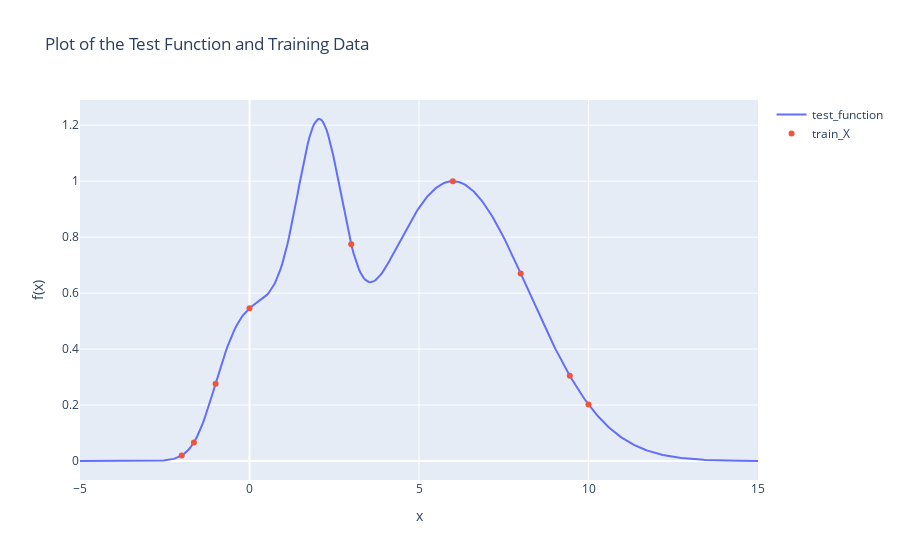

Source (notebook cell):
### Code cell
# Generate x values and y values for the test function plot
x = np.linspace(-5, 15, 400)
y = np.exp(-(x - 2) ** 2) + np.exp(-(x - 6) ** 2 / 10) + 1 / (np.exp(x ** 2) + 1)

# Create the plot
fig = go.Figure()

# Plot the test function
fig.add_trace(go.Scatter(x=x, y=y, mode='lines', name='test_function'))

# Plot the training data
fig.add_trace(go.Scatter(x=bo.train_X.numpy().flatten(), y=-bo.train_Y.numpy().flatten(), mode='markers', name='train_X'))

# Update layout
fig.update_layout(
    title="Plot of the Test Function and Training Data",
    xaxis_title="x",
    yaxis_title="f(x)"
)

# Show the plot
fig.show()

### Figure 1 — Plotly figure (JSON) as saved in the notebook; plotly's stock layout.template omitted (floating-point values rounded to 4 significant figures; data arrays with more than 128 entries replaced by an {"elided": "..."} marker saying what was removed)
{"data": [{"mode": "lines", "name": "test_function", "type": "scatter", "x": {"elided": "400 float values"}, "y": {"elided": "400 float values"}}, {"mode": "markers", "name": "train_X", "type": "scatter", "x": [-2, 10, -1, 6, 9.449, -1.641, 0, 8, 3], "y": [0.01965, 0.2019, 0.2765, 1.0, 0.3044, 0.06634, 0.5456, 0.6703, 0.7746]}], "layout": {"title": {"text": "Plot of the Test Function and Training Data"}, "xaxis": {"title": {"text": "x"}}, "yaxis": {"title": {"text": "f(x)"}}}}
